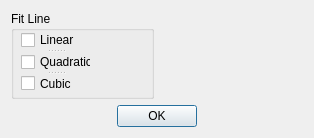
<?xml version="1.0" encoding="UTF-8"?>
<ui version="4.0">
 <class>Dialog</class>
 <widget class="QDialog" name="Dialog">
  <property name="geometry">
   <rect>
    <x>0</x>
    <y>0</y>
    <width>314</width>
    <height>138</height>
   </rect>
  </property>
  <property name="windowTitle">
   <string>Setting</string>
  </property>
  <layout class="QGridLayout" name="gridLayout_4">
   <item row="0" column="0">
    <layout class="QGridLayout" name="gridLayout_2">
     <item row="0" column="0">
      <widget class="QGroupBox" name="groupBox">
       <property name="title">
        <string>Fit Line</string>
       </property>
       <widget class="QSplitter" name="splitter">
        <property name="geometry">
         <rect>
          <x>10</x>
          <y>20</y>
          <width>70</width>
          <height>61</height>
         </rect>
        </property>
        <property name="orientation">
         <enum>Qt::Vertical</enum>
        </property>
        <widget class="QCheckBox" name="checkBox_1">
         <property name="text">
          <string>Linear</string>
         </property>
        </widget>
        <widget class="QCheckBox" name="checkBox_2">
         <property name="text">
          <string>Quadratic</string>
         </property>
        </widget>
        <widget class="QCheckBox" name="checkBox_3">
         <property name="text">
          <string>Cubic</string>
         </property>
        </widget>
       </widget>
      </widget>
     </item>
    </layout>
   </item>
   <item row="0" column="1">
    <layout class="QGridLayout" name="gridLayout"/>
   </item>
   <item row="1" column="0" colspan="2">
    <layout class="QGridLayout" name="gridLayout_3">
     <item row="0" column="3">
      <widget class="QLabel" name="label_2">
       <property name="text">
        <string/>
       </property>
      </widget>
     </item>
     <item row="0" column="0">
      <widget class="QLabel" name="label_4">
       <property name="text">
        <string/>
       </property>
      </widget>
     </item>
     <item row="0" column="1">
      <widget class="QLabel" name="label_3">
       <property name="text">
        <string/>
       </property>
      </widget>
     </item>
     <item row="0" column="4">
      <widget class="QLabel" name="label">
       <property name="text">
        <string/>
       </property>
      </widget>
     </item>
     <item row="0" column="2">
      <widget class="QPushButton" name="ok_Btn">
       <property name="text">
        <string>OK</string>
       </property>
      </widget>
     </item>
    </layout>
   </item>
  </layout>
 </widget>
 <resources/>
 <connections/>
</ui>
